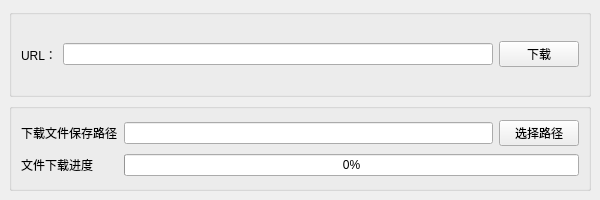
<?xml version="1.0" encoding="UTF-8"?>
<ui version="4.0">
 <class>MainWindow</class>
 <widget class="QMainWindow" name="MainWindow">
  <property name="geometry">
   <rect>
    <x>0</x>
    <y>0</y>
    <width>600</width>
    <height>200</height>
   </rect>
  </property>
  <property name="windowTitle">
   <string>MainWindow</string>
  </property>
  <widget class="QWidget" name="centralwidget">
   <layout class="QVBoxLayout" name="verticalLayout">
    <item>
     <widget class="QGroupBox" name="groupBox">
      <property name="title">
       <string/>
      </property>
      <layout class="QHBoxLayout" name="horizontalLayout">
       <item>
        <widget class="QLabel" name="label">
         <property name="sizePolicy">
          <sizepolicy hsizetype="Minimum" vsizetype="Minimum">
           <horstretch>0</horstretch>
           <verstretch>0</verstretch>
          </sizepolicy>
         </property>
         <property name="minimumSize">
          <size>
           <width>30</width>
           <height>16</height>
          </size>
         </property>
         <property name="text">
          <string>URL：</string>
         </property>
        </widget>
       </item>
       <item>
        <widget class="QLineEdit" name="lineEdit"/>
       </item>
       <item>
        <widget class="QPushButton" name="DownLoadButton">
         <property name="text">
          <string>下载</string>
         </property>
        </widget>
       </item>
      </layout>
     </widget>
    </item>
    <item>
     <widget class="QGroupBox" name="groupBox_2">
      <property name="title">
       <string/>
      </property>
      <layout class="QGridLayout" name="gridLayout">
       <item row="0" column="0">
        <widget class="QLabel" name="label_2">
         <property name="text">
          <string>下载文件保存路径</string>
         </property>
        </widget>
       </item>
       <item row="0" column="1">
        <widget class="QLineEdit" name="editPath"/>
       </item>
       <item row="0" column="2">
        <widget class="QPushButton" name="selectFilePath">
         <property name="text">
          <string>选择路径</string>
         </property>
        </widget>
       </item>
       <item row="1" column="0">
        <widget class="QLabel" name="label_3">
         <property name="text">
          <string>文件下载进度</string>
         </property>
        </widget>
       </item>
       <item row="1" column="1" colspan="2">
        <widget class="QProgressBar" name="progressBar">
         <property name="value">
          <number>0</number>
         </property>
        </widget>
       </item>
      </layout>
     </widget>
    </item>
   </layout>
  </widget>
 </widget>
 <resources/>
 <connections/>
</ui>
